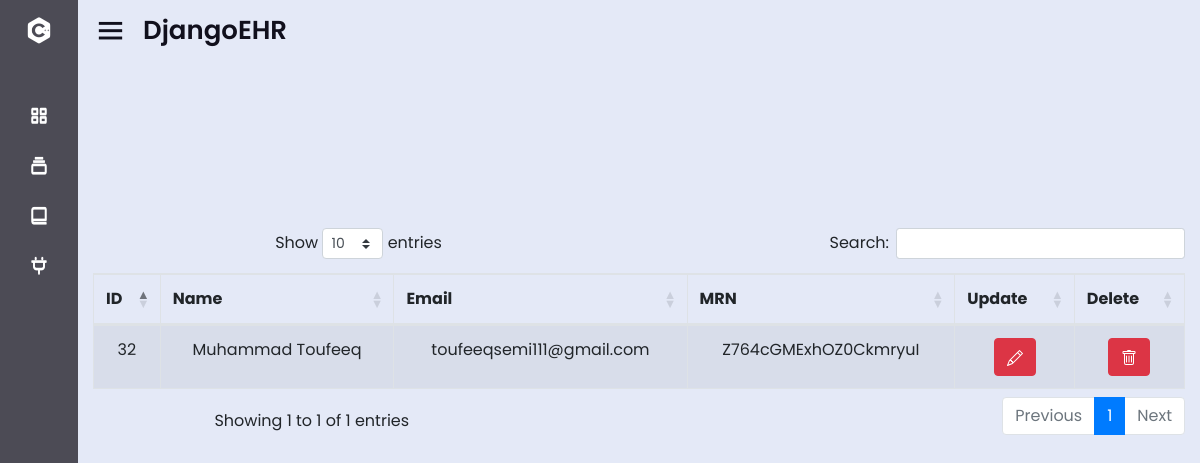
/patientlist/, run on an earlier commit of the app's database.
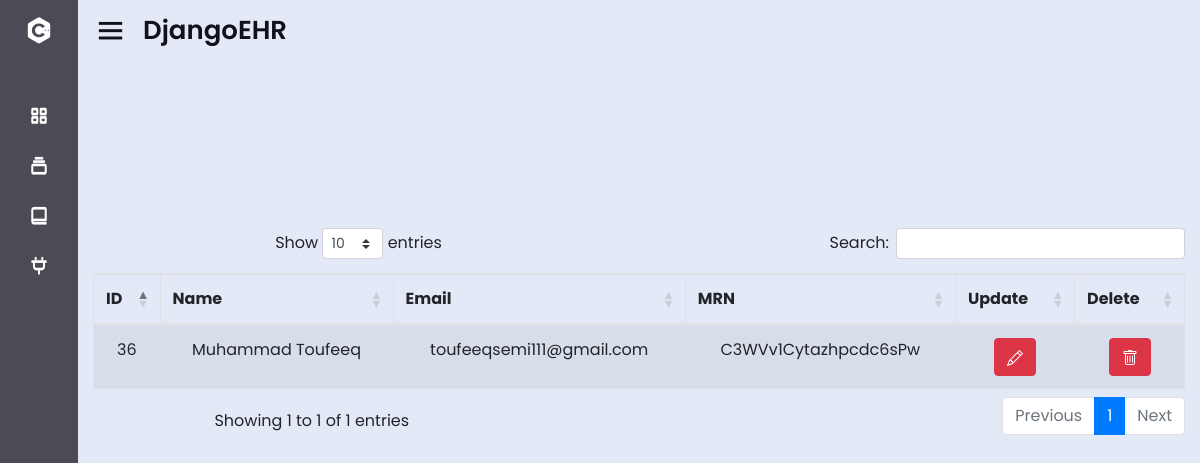
And on a later commit of the database.
### patient/models.py (models this page shows, shortened)
class Patient(models.Model):
    id = models.AutoField(primary_key=True)
    name = models.CharField(max_length=25, blank=True, null=True)
    date_of_birth = models.DateField(blank=True, null=True)
    address = models.TextField()
    medical_history = models.TextField(blank=True)
    email = models.EmailField(blank=True, null=True)
    MRN = models.CharField(max_length=20, unique=True, null=True)

### patient/views.py (the view)
# urls.py: path("patientlist/", views.patientlist, name="patientlist"),
def patientlist(request):
    if request.method == "POST":
        form = PatientForm(request.POST)
        name = request.POST.get("name")
        email = request.POST.get("email")
        if form.is_valid():
            form.save()
    else:
        form = PatientForm()
        information = Patient.objects.all()
        return render(request, "patient/patientlist.html",{"information":information, "form":form})

### patient/forms.py
class PatientForm(forms.ModelForm):
    email = forms.EmailField()
    name = forms.CharField()
    class Meta:
        model = Patient
        fields = [ "name", 'email']

### patient/templates/patient/patientlist.html (shortened to what this page needs)
{% extends "patient/base.html" %}
{% block content %}
{% load crispy_forms_tags %}
{% load static %}
<link href="{% static 'css/jquery.toast.css' %}" rel="stylesheet">
<link href="https://cdnjs.cloudflare.com/ajax/libs/twitter-bootstrap/4.5.2/css/bootstrap.css" rel="stylesheet"/>
<link href="https://cdn.datatables.net/1.13.6/css/dataTables.bootstrap4.min.css" rel="stylesheet"/>
<br><br><br><br><br>
<br><br>
<div class="container" style="text-align:center">
    <table id="example" class="table table-striped table-bordered" style="width:100%">
        <thead>
            <tr style="text-align:center">
                <th>ID</th>
                <th>Name</th>
                <th>Email</th>
                <th>MRN</th>
                <th>Update</th>
                <th>Delete</th>
            </tr>
        </thead>
        <tbody>
            {% for x in information %}
            <tr>
                <td>{{ x.id }}</td>
                <td>{{ x.name }}</td>
                <td>{{ x.email }}</td>
                <td>{{ x.MRN }}</td>
                <td>
                    <a href="javascript:void(0)" class="btn btn-danger edit-button preview" ></a>
                </td>
                <td>
                    <a href="delete/{{ x.id }}" class="btn btn-danger" id="deleteBtn{{ x.id }}"></a>
                </td>
            </tr>
            {% endfor %}
        </tbody>
    </table>
</div>
{% endblock %}

What changed in the data, as far as the page shows it:
removed Patient: id "32", name "Muhammad Toufeeq", email "toufeeqsemi111@gmail.com", MRN "Z764cGMExhOZ0CkmryuI"
added Patient: id "36", name "Muhammad Toufeeq", email "toufeeqsemi111@gmail.com", MRN "C3WVv1Cytazhpcdc6sPw"
